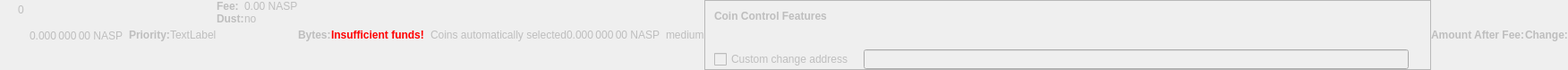
    <widget class="QWidget" name="dummyHideWidget" native="true">
     <property name="enabled">
      <bool>false</bool>
     </property>
     <property name="maximumSize">
      <size>
       <width>100</width>
       <height>22</height>
      </size>
     </property>
     <layout class="QHBoxLayout" name="dummyHideLayout">
      <property name="spacing">
       <number>0</number>
      </property>
      <property name="leftMargin">
       <number>0</number>
      </property>
      <property name="topMargin">
       <number>0</number>
      </property>
      <property name="rightMargin">
       <number>0</number>
      </property>
      <property name="bottomMargin">
       <number>0</number>
      </property>
      <item>
       <layout class="QFormLayout" name="formLayoutCoinControl1">
        <property name="horizontalSpacing">
         <number>10</number>
        </property>
        <property name="verticalSpacing">
         <number>14</number>
        </property>
        <property name="leftMargin">
         <number>10</number>
        </property>
        <property name="topMargin">
         <number>4</number>
        </property>
        <property name="rightMargin">
         <number>6</number>
        </property>
        <item row="0" column="1">
         <widget class="QLabel" name="labelCoinControlBytes">
          <property name="cursor">
           <cursorShape>IBeamCursor</cursorShape>
          </property>
          <property name="contextMenuPolicy">
           <enum>Qt::ActionsContextMenu</enum>
          </property>
          <property name="text">
           <string notr="true">0</string>
          </property>
          <property name="textInteractionFlags">
           <set>Qt::LinksAccessibleByMouse|Qt::TextSelectableByKeyboard|Qt::TextSelectableByMouse</set>
          </property>
         </widget>
        </item>
       </layout>
      </item>
      <item>
       <widget class="QLabel" name="labelCoinControlAfterFee">
        <property name="enabled">
         <bool>false</bool>
        </property>
        <property name="sizePolicy">
         <sizepolicy hsizetype="Fixed" vsizetype="Fixed">
          <horstretch>0</horstretch>
          <verstretch>0</verstretch>
         </sizepolicy>
        </property>
        <property name="minimumSize">
         <size>
          <width>111</width>
          <height>12</height>
         </size>
        </property>
        <property name="maximumSize">
         <size>
          <width>111</width>
          <height>12</height>
         </size>
        </property>
        <property name="cursor">
         <cursorShape>IBeamCursor</cursorShape>
        </property>
        <property name="contextMenuPolicy">
         <enum>Qt::ActionsContextMenu</enum>
        </property>
        <property name="text">
         <string notr="true">0.000 000 00 NASP</string>
        </property>
        <property name="textInteractionFlags">
         <set>Qt::LinksAccessibleByMouse|Qt::TextSelectableByKeyboard|Qt::TextSelectableByMouse</set>
        </property>
       </widget>
      </item>
      <item>
       <widget class="QLabel" name="labelCoinControlPriorityText">
        <property name="enabled">
         <bool>false</bool>
        </property>
        <property name="font">
         <font>
          <weight>75</weight>
          <bold>true</bold>
         </font>
        </property>
        <property name="text">
         <string>Priority:</string>
        </property>
       </widget>
      </item>
      <item>
       <layout class="QHBoxLayout" name="horizontalLayout">
        <item>
         <widget class="QLabel" name="WarningLabel">
          <property name="text">
           <string>TextLabel</string>
          </property>
         </widget>
        </item>
       </layout>
      </item>
      <item>
       <layout class="QFormLayout" name="formLayoutCoinControl3">
        <property name="horizontalSpacing">
         <number>0</number>
        </property>
        <property name="verticalSpacing">
         <number>0</number>
        </property>
        <property name="leftMargin">
         <number>0</number>
        </property>
        <property name="topMargin">
         <number>0</number>
        </property>
        <property name="rightMargin">
         <number>0</number>
        </property>
        <item row="0" column="0">
         <widget class="QLabel" name="labelCoinControlFeeText">
          <property name="enabled">
           <bool>false</bool>
          </property>
          <property name="font">
           <font>
            <weight>75</weight>
            <bold>true</bold>
           </font>
          </property>
          <property name="text">
           <string>Fee:</string>
          </property>
          <property name="margin">
           <number>0</number>
          </property>
         </widget>
        </item>
        <item row="0" column="1">
         <widget class="QLabel" name="labelCoinControlFee">
          <property name="enabled">
           <bool>false</bool>
          </property>
          <property name="cursor">
           <cursorShape>IBeamCursor</cursorShape>
          </property>
          <property name="contextMenuPolicy">
           <enum>Qt::ActionsContextMenu</enum>
          </property>
          <property name="text">
           <string notr="true">0.00 NASP</string>
          </property>
          <property name="textInteractionFlags">
           <set>Qt::LinksAccessibleByMouse|Qt::TextSelectableByKeyboard|Qt::TextSelectableByMouse</set>
          </property>
         </widget>
        </item>
        <item row="1" column="0">
         <widget class="QLabel" name="labelCoinControlLowOutputText">
          <property name="enabled">
           <bool>false</bool>
          </property>
          <property name="font">
           <font>
            <weight>75</weight>
            <bold>true</bold>
           </font>
          </property>
          <property name="text">
           <string>Dust:</string>
          </property>
         </widget>
        </item>
        <item row="1" column="1">
         <widget class="QLabel" name="labelCoinControlLowOutput">
          <property name="enabled">
           <bool>false</bool>
          </property>
          <property name="cursor">
           <cursorShape>IBeamCursor</cursorShape>
          </property>
          <property name="contextMenuPolicy">
           <enum>Qt::ActionsContextMenu</enum>
          </property>
          <property name="text">
           <string>no</string>
          </property>
          <property name="textInteractionFlags">
           <set>Qt::LinksAccessibleByMouse|Qt::TextSelectableByKeyboard|Qt::TextSelectableByMouse</set>
          </property>
         </widget>
        </item>
       </layout>
      </item>
      <item>
       <widget class="QLabel" name="labelCoinControlBytesText">
        <property name="enabled">
         <bool>false</bool>
        </property>
        <property name="font">
         <font>
          <weight>75</weight>
          <bold>true</bold>
         </font>
        </property>
        <property name="text">
         <string>Bytes:</string>
        </property>
       </widget>
      </item>
      <item>
       <layout class="QFormLayout" name="formLayoutCoinControl2">
        <property name="horizontalSpacing">
         <number>0</number>
        </property>
        <property name="verticalSpacing">
         <number>0</number>
        </property>
        <property name="leftMargin">
         <number>0</number>
        </property>
        <property name="topMargin">
         <number>0</number>
        </property>
        <property name="rightMargin">
         <number>0</number>
        </property>
       </layout>
      </item>
      <item>
       <layout class="QHBoxLayout" name="horizontalLayoutCoinControl2">
        <property name="spacing">
         <number>0</number>
        </property>
        <property name="bottomMargin">
         <number>0</number>
        </property>
       </layout>
      </item>
      <item>
       <widget class="QLabel" name="labelCoinControlInsuffFunds">
        <property name="enabled">
         <bool>false</bool>
        </property>
        <property name="minimumSize">
         <size>
          <width>0</width>
          <height>0</height>
         </size>
        </property>
        <property name="font">
         <font>
          <weight>75</weight>
          <bold>true</bold>
         </font>
        </property>
        <property name="styleSheet">
         <string notr="true">color:red;font-weight:bold;</string>
        </property>
        <property name="text">
         <string>Insufficient funds!</string>
        </property>
        <property name="margin">
         <number>5</number>
        </property>
       </widget>
      </item>
      <item>
       <layout class="QFormLayout" name="formLayoutCoinControl4">
        <property name="horizontalSpacing">
         <number>0</number>
        </property>
        <property name="verticalSpacing">
         <number>0</number>
        </property>
        <property name="leftMargin">
         <number>0</number>
        </property>
        <property name="topMargin">
         <number>0</number>
        </property>
        <property name="rightMargin">
         <number>0</number>
        </property>
       </layout>
      </item>
      <item>
       <widget class="QLabel" name="labelCoinControlChangeLabel">
        <property name="enabled">
         <bool>false</bool>
        </property>
        <property name="sizePolicy">
         <sizepolicy hsizetype="Preferred" vsizetype="Expanding">
          <horstretch>0</horstretch>
          <verstretch>0</verstretch>
         </sizepolicy>
        </property>
        <property name="minimumSize">
         <size>
          <width>0</width>
          <height>0</height>
         </size>
        </property>
        <property name="text">
         <string/>
        </property>
        <property name="margin">
         <number>3</number>
        </property>
       </widget>
      </item>
      <item>
       <widget class="QLabel" name="labelCoinControlAutomaticallySelected">
        <property name="enabled">
         <bool>false</bool>
        </property>
        <property name="sizePolicy">
         <sizepolicy hsizetype="Fixed" vsizetype="Fixed">
          <horstretch>0</horstretch>
          <verstretch>0</verstretch>
         </sizepolicy>
        </property>
        <property name="minimumSize">
         <size>
          <width>0</width>
          <height>0</height>
         </size>
        </property>
        <property name="maximumSize">
         <size>
          <width>240</width>
          <height>16777215</height>
         </size>
        </property>
        <property name="text">
         <string>Coins automatically selected</string>
        </property>
        <property name="margin">
         <number>5</number>
        </property>
       </widget>
      </item>
      <item>
       <widget class="QLabel" name="labelCoinControlChange">
        <property name="enabled">
         <bool>false</bool>
        </property>
        <property name="sizePolicy">
         <sizepolicy hsizetype="Fixed" vsizetype="Fixed">
          <horstretch>0</horstretch>
          <verstretch>0</verstretch>
         </sizepolicy>
        </property>
        <property name="minimumSize">
         <size>
          <width>111</width>
          <height>0</height>
         </size>
        </property>
        <property name="maximumSize">
         <size>
          <width>111</width>
          <height>16777215</height>
         </size>
        </property>
        <property name="cursor">
         <cursorShape>IBeamCursor</cursorShape>
        </property>
        <property name="contextMenuPolicy">
         <enum>Qt::ActionsContextMenu</enum>
        </property>
        <property name="text">
         <string notr="true">0.000 000 00 NASP</string>
        </property>
        <property name="textInteractionFlags">
         <set>Qt::LinksAccessibleByMouse|Qt::TextSelectableByKeyboard|Qt::TextSelectableByMouse</set>
        </property>
       </widget>
      </item>
      <item>
       <widget class="QLabel" name="labelCoinControlPriority">
        <property name="enabled">
         <bool>false</bool>
        </property>
        <property name="cursor">
         <cursorShape>IBeamCursor</cursorShape>
        </property>
        <property name="contextMenuPolicy">
         <enum>Qt::ActionsContextMenu</enum>
        </property>
        <property name="text">
         <string>medium</string>
        </property>
        <property name="textInteractionFlags">
         <set>Qt::LinksAccessibleByMouse|Qt::TextSelectableByKeyboard|Qt::TextSelectableByMouse</set>
        </property>
       </widget>
      </item>
      <item>
       <widget class="QFrame" name="frameCoinControl">
        <property name="sizePolicy">
         <sizepolicy hsizetype="Expanding" vsizetype="Expanding">
          <horstretch>0</horstretch>
          <verstretch>0</verstretch>
         </sizepolicy>
        </property>
        <property name="maximumSize">
         <size>
          <width>16777215</width>
          <height>16777215</height>
         </size>
        </property>
        <property name="frameShape">
         <enum>QFrame::StyledPanel</enum>
        </property>
        <property name="frameShadow">
         <enum>QFrame::Sunken</enum>
        </property>
        <layout class="QVBoxLayout" name="verticalLayoutCoinControl2_2">
         <property name="spacing">
          <number>0</number>
         </property>
         <property name="leftMargin">
          <number>0</number>
         </property>
         <property name="topMargin">
          <number>0</number>
         </property>
         <property name="rightMargin">
          <number>0</number>
         </property>
         <property name="bottomMargin">
          <number>0</number>
         </property>
         <item>
          <layout class="QVBoxLayout" name="verticalLayoutCoinControl" stretch="0,0,0,1">
           <property name="spacing">
            <number>0</number>
           </property>
           <property name="leftMargin">
            <number>10</number>
           </property>
           <property name="topMargin">
            <number>10</number>
           </property>
           <item>
            <layout class="QHBoxLayout" name="horizontalLayoutCoinControl1">
             <property name="bottomMargin">
              <number>15</number>
             </property>
             <item>
              <widget class="QLabel" name="labelCoinControlFeatures">
               <property name="enabled">
                <bool>false</bool>
               </property>
               <property name="sizePolicy">
                <sizepolicy hsizetype="Preferred" vsizetype="Maximum">
                 <horstretch>0</horstretch>
                 <verstretch>0</verstretch>
                </sizepolicy>
               </property>
               <property name="font">
                <font>
                 <weight>75</weight>
                 <bold>true</bold>
                </font>
               </property>
               <property name="styleSheet">
                <string notr="true">font-weight:bold;</string>
               </property>
               <property name="text">
                <string>Coin Control Features</string>
               </property>
              </widget>
             </item>
            </layout>
           </item>
           <item>
            <widget class="QWidget" name="widgetCoinControl" native="true">
             <property name="sizePolicy">
              <sizepolicy hsizetype="Preferred" vsizetype="Preferred">
               <horstretch>0</horstretch>
               <verstretch>0</verstretch>
              </sizepolicy>
             </property>
             <property name="minimumSize">
              <size>
               <width>0</width>
               <height>0</height>
              </size>
             </property>
             <property name="styleSheet">
              <string notr="true"/>
             </property>
             <layout class="QHBoxLayout" name="horizontalLayoutCoinControl5_2">
              <property name="leftMargin">
               <number>0</number>
              </property>
              <property name="topMargin">
               <number>0</number>
              </property>
              <property name="rightMargin">
               <number>0</number>
              </property>
              <property name="bottomMargin">
               <number>0</number>
              </property>
              <item>
               <layout class="QHBoxLayout" name="horizontalLayoutCoinControl3">
                <property name="spacing">
                 <number>20</number>
                </property>
                <property name="topMargin">
                 <number>0</number>
                </property>
                <property name="bottomMargin">
                 <number>10</number>
                </property>
               </layout>
              </item>
             </layout>
            </widget>
           </item>
           <item>
            <layout class="QHBoxLayout" name="horizontalLayoutCoinControl4" stretch="0,0,0">
             <property name="spacing">
              <number>12</number>
             </property>
             <property name="sizeConstraint">
              <enum>QLayout::SetDefaultConstraint</enum>
             </property>
             <property name="topMargin">
              <number>5</number>
             </property>
             <property name="rightMargin">
              <number>5</number>
             </property>
             <item>
              <widget class="QCheckBox" name="checkBoxCoinControlChange">
               <property name="enabled">
                <bool>false</bool>
               </property>
               <property name="toolTip">
                <string>If this is activated, but the change address is empty or invalid, change will be sent to a newly generated address.</string>
               </property>
               <property name="text">
                <string>Custom change address</string>
               </property>
              </widget>
             </item>
             <item>
              <widget class="QValidatedLineEdit" name="lineEditCoinControlChange">
               <property name="enabled">
                <bool>false</bool>
               </property>
               <property name="sizePolicy">
                <sizepolicy hsizetype="Expanding" vsizetype="Fixed">
                 <horstretch>0</horstretch>
                 <verstretch>0</verstretch>
                </sizepolicy>
               </property>
              </widget>
             </item>
             <item>
              <widget class="QLabel" name="labelCoinControlChangeLabel_2">
               <property name="sizePolicy">
                <sizepolicy hsizetype="Preferred" vsizetype="Expanding">
                 <horstretch>0</horstretch>
                 <verstretch>0</verstretch>
                </sizepolicy>
               </property>
               <property name="minimumSize">
                <size>
                 <width>0</width>
                 <height>0</height>
                </size>
               </property>
               <property name="text">
                <string/>
               </property>
               <property name="margin">
                <number>3</number>
               </property>
              </widget>
             </item>
            </layout>
           </item>
           <item>
            <spacer name="verticalSpacerCoinControl">
             <property name="orientation">
              <enum>Qt::Vertical</enum>
             </property>
             <property name="sizeHint" stdset="0">
              <size>
               <width>800</width>
               <height>1</height>
              </size>
             </property>
            </spacer>
           </item>
          </layout>
         </item>
        </layout>
       </widget>
      </item>
      <item>
       <widget class="QLabel" name="labelCoinControlAfterFeeText">
        <property name="enabled">
         <bool>false</bool>
        </property>
        <property name="minimumSize">
         <size>
          <width>0</width>
          <height>0</height>
         </size>
        </property>
        <property name="maximumSize">
         <size>
          <width>16777215</width>
          <height>16777215</height>
         </size>
        </property>
        <property name="font">
         <font>
          <weight>75</weight>
          <bold>true</bold>
         </font>
        </property>
        <property name="text">
         <string>Amount After Fee:</string>
        </property>
        <property name="alignment">
         <set>Qt::AlignLeading|Qt::AlignLeft|Qt::AlignVCenter</set>
        </property>
        <property name="margin">
         <number>0</number>
        </property>
       </widget>
      </item>
      <item>
       <widget class="QLabel" name="labelCoinControlChangeText">
        <property name="enabled">
         <bool>false</bool>
        </property>
        <property name="sizePolicy">
         <sizepolicy hsizetype="Preferred" vsizetype="Preferred">
          <horstretch>0</horstretch>
          <verstretch>0</verstretch>
         </sizepolicy>
        </property>
        <property name="minimumSize">
         <size>
          <width>0</width>
          <height>0</height>
         </size>
        </property>
        <property name="maximumSize">
         <size>
          <width>16777215</width>
          <height>16777215</height>
         </size>
        </property>
        <property name="font">
         <font>
          <weight>75</weight>
          <bold>true</bold>
         </font>
        </property>
        <property name="text">
         <string>Change:</string>
        </property>
        <property name="alignment">
         <set>Qt::AlignLeading|Qt::AlignLeft|Qt::AlignVCenter</set>
        </property>
       </widget>
      </item>
     </layout>
    </widget>
